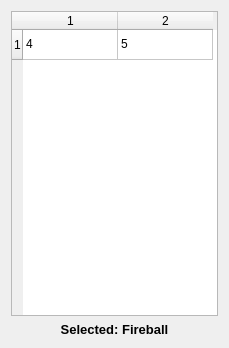
<?xml version="1.0" encoding="UTF-8"?>
<ui version="4.0">
 <class>Form</class>
 <widget class="QWidget" name="Form">
  <property name="geometry">
   <rect>
    <x>0</x>
    <y>0</y>
    <width>229</width>
    <height>348</height>
   </rect>
  </property>
  <property name="windowTitle">
   <string>Spellbook</string>
  </property>
  <property name="windowIcon">
   <iconset>
    <normaloff>../data/ico/engine.ico</normaloff>../data/ico/engine.ico</iconset>
  </property>
  <layout class="QVBoxLayout" name="verticalLayout">
   <item>
    <widget class="QTableWidget" name="spells_table">
     <property name="contextMenuPolicy">
      <enum>Qt::DefaultContextMenu</enum>
     </property>
     <property name="layoutDirection">
      <enum>Qt::LeftToRight</enum>
     </property>
     <property name="editTriggers">
      <set>QAbstractItemView::NoEditTriggers</set>
     </property>
     <property name="dragDropMode">
      <enum>QAbstractItemView::NoDragDrop</enum>
     </property>
     <property name="selectionMode">
      <enum>QAbstractItemView::SingleSelection</enum>
     </property>
     <property name="selectionBehavior">
      <enum>QAbstractItemView::SelectRows</enum>
     </property>
     <attribute name="horizontalHeaderMinimumSectionSize">
      <number>95</number>
     </attribute>
     <attribute name="horizontalHeaderDefaultSectionSize">
      <number>95</number>
     </attribute>
     <row>
      <property name="text">
       <string>1</string>
      </property>
     </row>
     <column>
      <property name="text">
       <string>1</string>
      </property>
     </column>
     <column>
      <property name="text">
       <string>2</string>
      </property>
     </column>
     <item row="0" column="0">
      <property name="text">
       <string>4</string>
      </property>
     </item>
     <item row="0" column="1">
      <property name="text">
       <string>5</string>
      </property>
     </item>
    </widget>
   </item>
   <item>
    <widget class="QLabel" name="selected_lb">
     <property name="text">
      <string>&lt;html&gt;&lt;body&gt;&lt;p align=&quot;center&quot;&gt;&lt;span style=&quot; font-size:10pt; font-weight:600;&quot;&gt;Selected: Fireball&lt;/span&gt;&lt;/p&gt;&lt;/body&gt;&lt;/html&gt;</string>
     </property>
    </widget>
   </item>
  </layout>
 </widget>
 <resources/>
 <connections/>
</ui>
